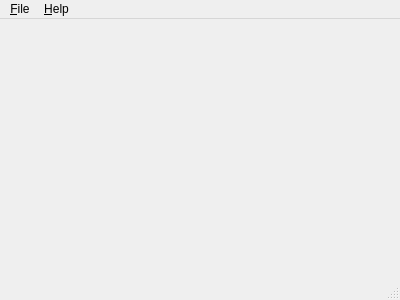
<?xml version="1.0" encoding="UTF-8"?>
<ui version="4.0">
 <class>MainWindow</class>
 <widget class="QMainWindow" name="MainWindow">
  <property name="geometry">
   <rect>
    <x>0</x>
    <y>0</y>
    <width>400</width>
    <height>300</height>
   </rect>
  </property>
  <property name="windowTitle">
   <string>MainWindow</string>
  </property>
  <widget class="QWidget" name="centralWidget"/>
  <widget class="QMenuBar" name="menuBar">
   <property name="geometry">
    <rect>
     <x>0</x>
     <y>0</y>
     <width>400</width>
     <height>18</height>
    </rect>
   </property>
   <widget class="QMenu" name="menu">
    <property name="title">
     <string>&amp;File</string>
    </property>
    <addaction name="actionOpen"/>
    <addaction name="separator"/>
    <addaction name="actionQuit"/>
   </widget>
   <widget class="QMenu" name="menuHelp">
    <property name="title">
     <string>&amp;Help</string>
    </property>
    <addaction name="actionAbout"/>
   </widget>
   <addaction name="menu"/>
   <addaction name="menuHelp"/>
  </widget>
  <widget class="QStatusBar" name="statusBar"/>
  <action name="actionOpen">
   <property name="text">
    <string>&amp;Open</string>
   </property>
   <property name="shortcut">
    <string>Ctrl+O</string>
   </property>
  </action>
  <action name="actionQuit">
   <property name="text">
    <string>&amp;Quit</string>
   </property>
   <property name="shortcut">
    <string>Ctrl+Q</string>
   </property>
  </action>
  <action name="actionAbout">
   <property name="text">
    <string>&amp;About</string>
   </property>
  </action>
 </widget>
 <layoutdefault spacing="6" margin="11"/>
 <resources/>
 <connections>
  <connection>
   <sender>actionQuit</sender>
   <signal>triggered()</signal>
   <receiver>MainWindow</receiver>
   <slot>close()</slot>
   <hints>
    <hint type="sourcelabel">
     <x>-1</x>
     <y>-1</y>
    </hint>
    <hint type="destinationlabel">
     <x>199</x>
     <y>149</y>
    </hint>
   </hints>
  </connection>
 </connections>
</ui>
